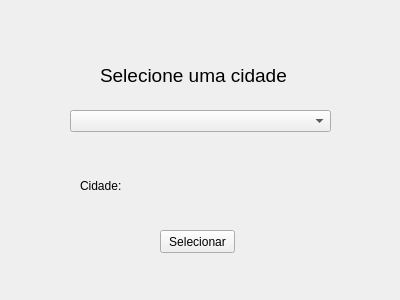
<?xml version="1.0" encoding="UTF-8"?>
<ui version="4.0">
 <class>Form</class>
 <widget class="QWidget" name="Form">
  <property name="geometry">
   <rect>
    <x>0</x>
    <y>0</y>
    <width>400</width>
    <height>300</height>
   </rect>
  </property>
  <property name="windowTitle">
   <string>Form</string>
  </property>
  <widget class="QLabel" name="label">
   <property name="geometry">
    <rect>
     <x>100</x>
     <y>60</y>
     <width>241</width>
     <height>31</height>
    </rect>
   </property>
   <property name="font">
    <font>
     <pointsize>14</pointsize>
    </font>
   </property>
   <property name="text">
    <string>Selecione uma cidade</string>
   </property>
  </widget>
  <widget class="QComboBox" name="comboBox">
   <property name="geometry">
    <rect>
     <x>70</x>
     <y>110</y>
     <width>261</width>
     <height>22</height>
    </rect>
   </property>
  </widget>
  <widget class="QLabel" name="label_2">
   <property name="geometry">
    <rect>
     <x>80</x>
     <y>170</y>
     <width>251</width>
     <height>31</height>
    </rect>
   </property>
   <property name="text">
    <string>Cidade: </string>
   </property>
  </widget>
  <widget class="QPushButton" name="pushButton">
   <property name="geometry">
    <rect>
     <x>160</x>
     <y>230</y>
     <width>75</width>
     <height>23</height>
    </rect>
   </property>
   <property name="text">
    <string>Selecionar</string>
   </property>
  </widget>
 </widget>
 <resources/>
 <connections/>
</ui>
